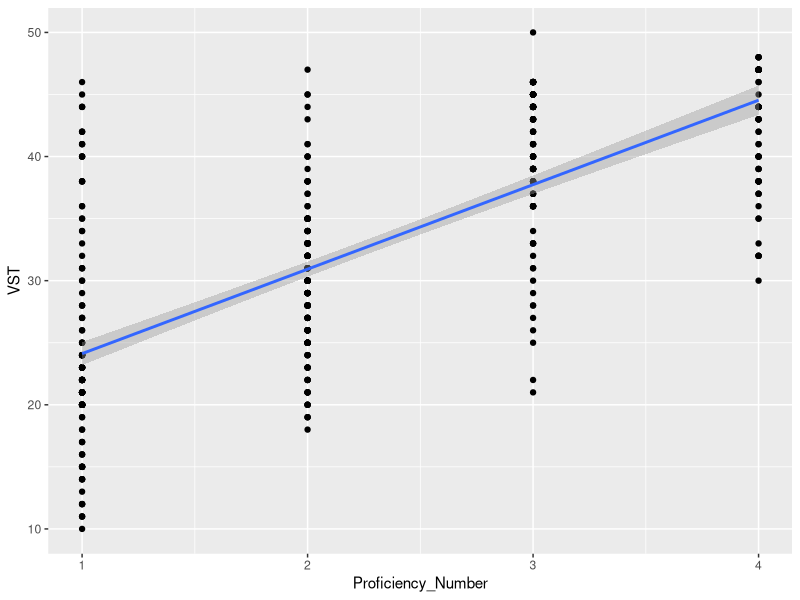
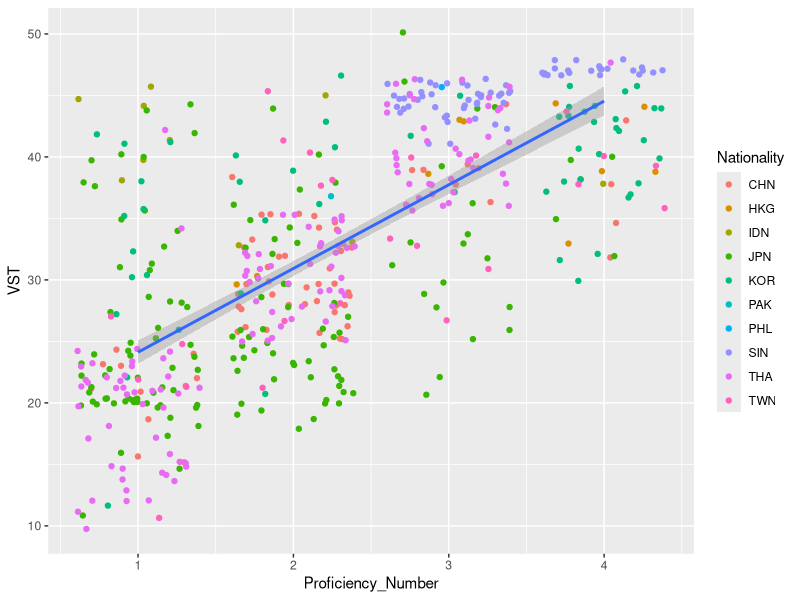
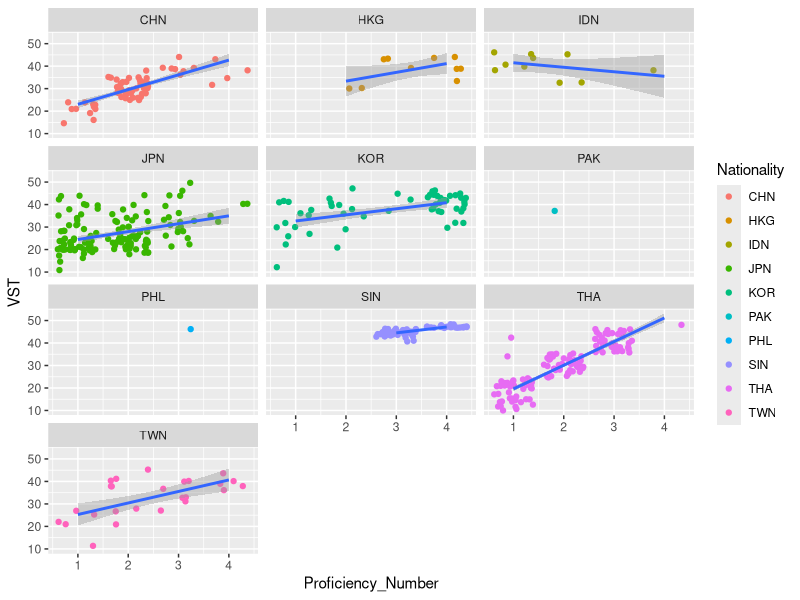
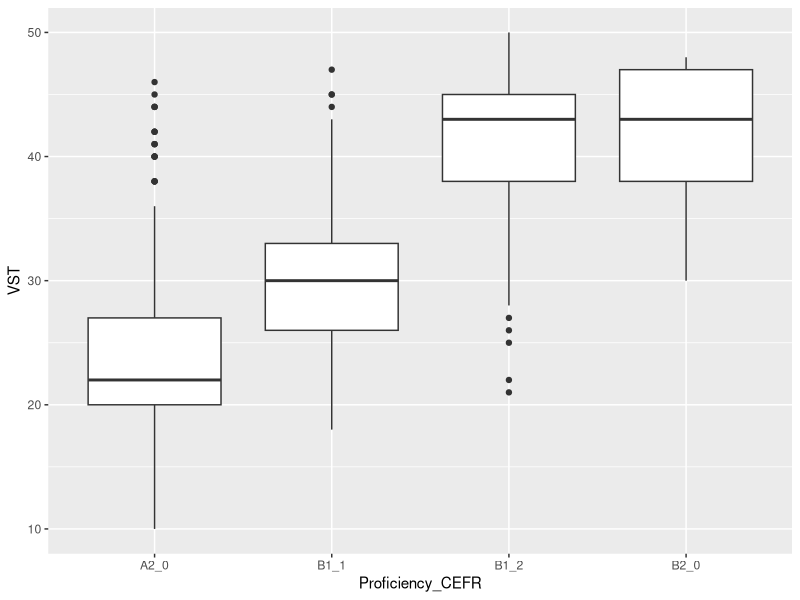
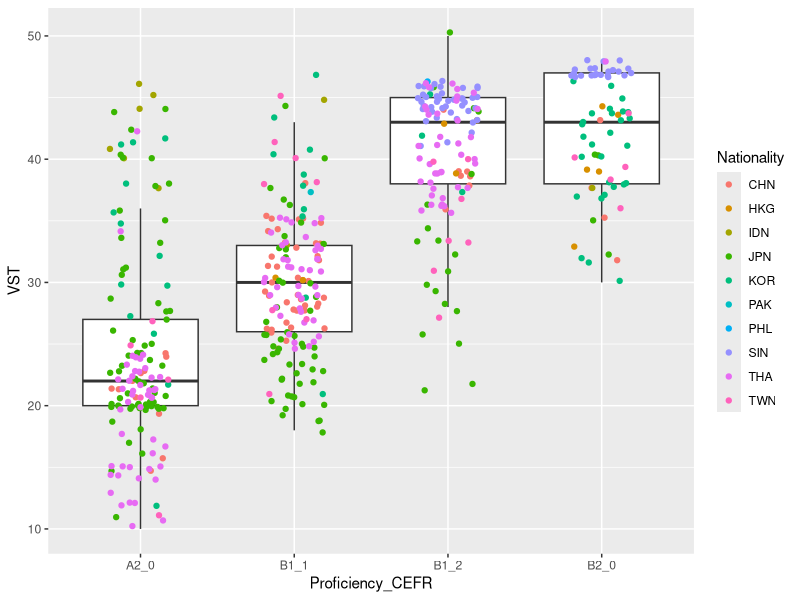
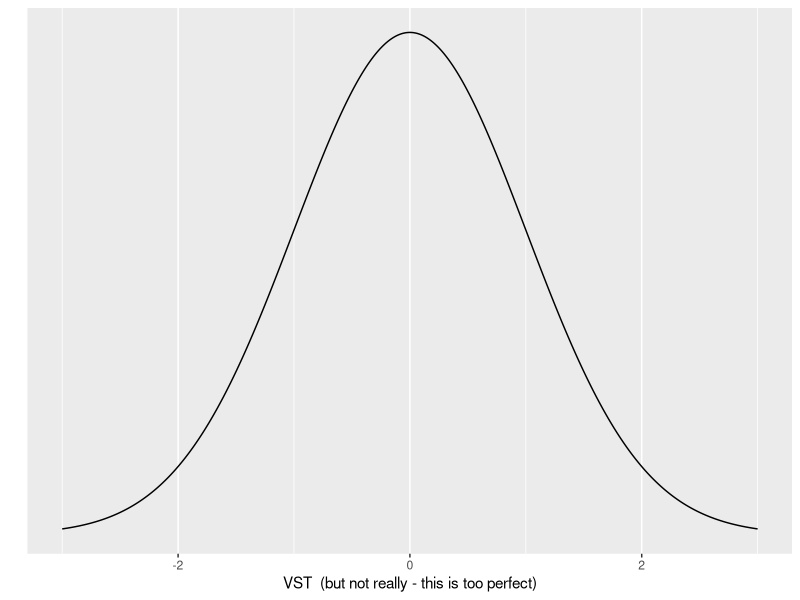
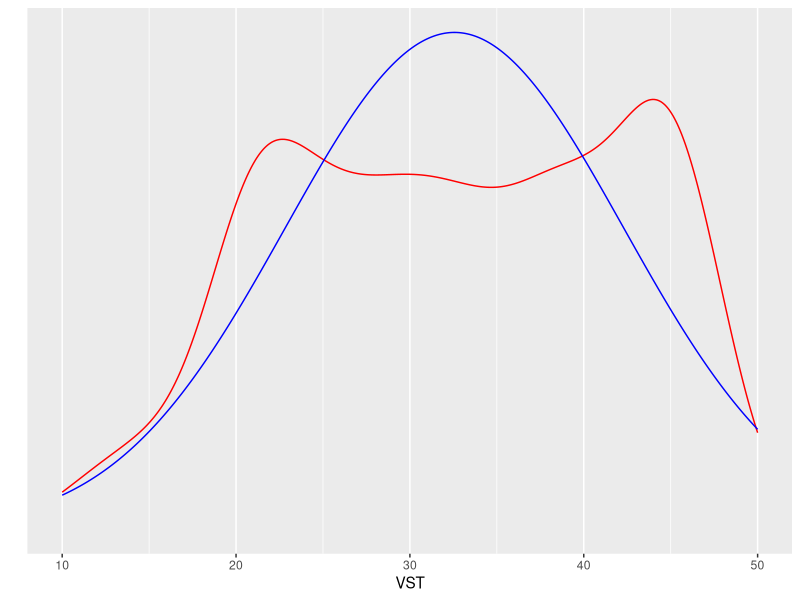
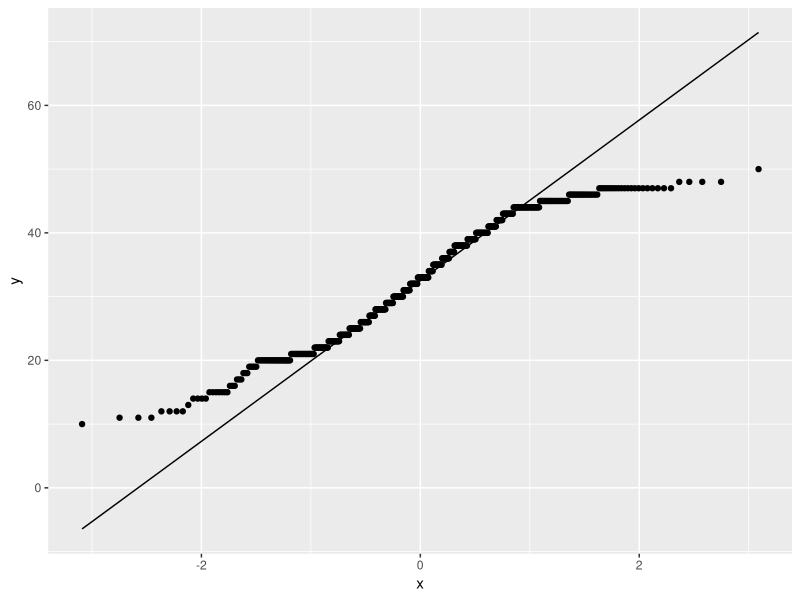

Recreate these plots in R, in order.
## ---- chunk 1
knitr::opts_chunk$set(echo = TRUE)
## ---- chunk 2
fundata <- read.csv("data/ICNALE_500_simple.csv", header = TRUE) #this presumes that the .csv file is in a subfolder entitled "data"
summary(fundata)
## ---- chunk 3
library(ggplot2)
## ---- chunk 4
ggplot(data = fundata) + #this line indicates my dataset
  geom_point(mapping = aes(x = Proficiency_Number, y = VST)) + #this line sets the x and y axis
  geom_smooth(mapping = aes(x = Proficiency_Number, y = VST), method = lm)
## ---- chunk 5
ggplot(data = fundata) + #this line indicates my dataset
  geom_jitter(mapping = aes(x = Proficiency_Number, y = VST, color = Nationality)) + #this line sets the x and y axis
  geom_smooth(mapping = aes(x = Proficiency_Number, y = VST), method = lm)
## ---- chunk 6
ggplot(data = fundata) + #this line indicates my dataset
  geom_jitter(mapping = aes(x = Proficiency_Number, y = VST, color = Nationality)) + #this line sets the x and y axis
  geom_smooth(mapping = aes(x = Proficiency_Number, y = VST), method = lm) +
  facet_wrap(~ Nationality, ncol = 3)
## ---- chunk 7
ggplot(data = fundata) + 
  geom_boxplot(mapping = aes(x = Proficiency_CEFR, y = VST))
## ---- chunk 8
ggplot(data = fundata) + 
  geom_boxplot(mapping = aes(x = Proficiency_CEFR, y = VST), outlier.shape = NA) +
  geom_jitter(mapping = aes(x = Proficiency_CEFR, y = VST, color = Nationality), width = 0.2)
## ---- chunk 9
samplelist <- c(1,1,2,3,4,4,5,5,6,6,7,7,7)
## ---- chunk 10
mean(samplelist)
## ---- chunk 11
median(samplelist)
## ---- chunk 12
fundata <- read.csv("data/ICNALE_500_simple.csv", header = TRUE) #load data
cat("mean VST score:", mean(fundata$VST),"\n")  #mean VST score 
cat("median VST score:", median(fundata$VST),"\n")  #median VST score
cat("variance in VST score", var(fundata$VST), "\n") #variance in VST scores - by default this is the sample variance
cat("standard deviation of VST scores", sd(fundata$VST), "\n") #standard deviation of VST scores - by default this is the sample standard deviation
## ---- chunk 13
library(ggplot2)
#don't worry too much about this code - take a look at the plot
ggplot(data = data.frame(x = c(-3, 3)), aes(x)) +
  stat_function(fun = dnorm, n = 500, args = list(mean = 0, sd = 1)) + ylab("") + xlab("VST  (but not really - this is too perfect)") +
  scale_y_continuous(breaks = NULL)
## ---- chunk 14
#This code may be useful in the future, but don't worry about it too much right now.
ggplot(fundata, aes(x=VST)) + 
  geom_density(color = "red") +
  #geom_histogram(aes(y=..density..), color = "black", binwidth = 3) +
  stat_function(fun = dnorm, n = 500, args = list(mean = mean(fundata$VST), sd = sd(fundata$VST)), color = "blue") +
  ylab("") +
  xlab("VST") +
  scale_y_continuous(breaks = NULL)
## ---- chunk 15
#don't worry too much about this code for now
ggplot(fundata, (aes(sample=VST))) + #note that the sample is the variable we are examinining
  stat_qq() + #this adds the points
  stat_qq_line() #this adds the theoretical line
## ---- chunk 16
shapiro.test(fundata$VST)
## ---- chunk 17
#don't worry too much about this code - see the plot
library(dplyr)
library(ggplot2)
distr <- data.frame(x=seq(30, 50, length=300)) %>%
  mutate( density = dnorm(x, mean=40, sd=3))

ggplot(distr, aes(x=x, y=density)) +
  geom_line() +
  geom_area() +
  theme_bw()
## ---- chunk 18
#don't worry too much about this code - see the plot
distr <- data.frame(x=seq(30, 50, length=300)) %>%
  mutate(density = dnorm(x, mean=40, sd=3),
          group = ifelse(x<=34, 'Worse score than student A','Better score than student A'))

ggplot(distr, aes(x=x, y=density, fill=group)) +
  geom_line() +
  geom_area() +
  theme_bw()
## ---- chunk 19
#don't worry too much about this code
pnorm(34, mean = 40, sd = 3)
## ---- chunk 20
#don't worry too much about this code - see the plot
distr <- data.frame(x=seq(30, 50, length=300)) %>%
  mutate( density = dnorm(x, mean=40, sd=3))

distr2 <- data.frame(x=seq(35, 55, length=300)) %>%
  mutate( density = dnorm(x, mean=45, sd=3))

ggplot(distr, aes(x=x, y=density)) +
  geom_line(color = "red") +
  #geom_area() +
  geom_line(distr2, mapping = aes(x=x, y=density), color = "blue") +

  theme_bw()
  
